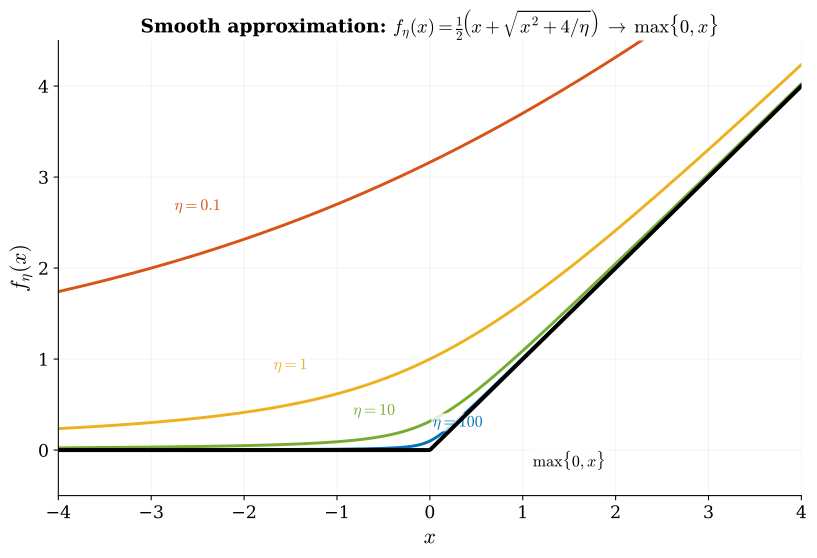

This chart was generated by the following Python code:
import numpy as np
import matplotlib, matplotlib.pyplot as plt

matplotlib.rcParams.update({
    "svg.fonttype": "path", "mathtext.fontset": "cm",
    "font.family": "serif", "font.size": 14,
    "axes.labelsize": 16, "axes.titlesize": 15,
    "xtick.labelsize": 13, "ytick.labelsize": 13,
    "lines.linewidth": 2.5, "axes.linewidth": 0.8,
    "axes.spines.top": False, "axes.spines.right": False,
})
BLUE="#0072BD"; ORANGE="#D95319"; GREEN="#77AC30"; GOLD="#EDB120"
OUT = "/mnt/user-data/outputs"

x = np.linspace(-4, 4, 600)
relu = np.maximum(0, x)

fig, ax = plt.subplots(figsize=(9, 6))
fig.subplots_adjust(left=0.10, right=0.96, top=0.90, bottom=0.11)

ax.plot(x, relu, color="k", lw=3.0, zorder=5)

etas = [0.1, 1, 10, 100]
colors = [ORANGE, GOLD, GREEN, BLUE]
for eta, col in zip(etas, colors):
    f = (x + np.sqrt(x**2 + 4/eta)) / 2
    ax.plot(x, f, color=col, lw=2.2)

# Place labels at specific (x, y) positions along each curve
# chosen so they're well-separated and don't overlap
label_specs = [
    (-2.5, 2.6, r"$\eta = 0.1$", ORANGE),
    (-1.5, 0.85, r"$\eta = 1$", GOLD),
    (-0.6, 0.35, r"$\eta = 10$", GREEN),
    (0.3,  0.22, r"$\eta = 100$", BLUE),
    (1.5, -0.22, r"$\max\{0, x\}$", "k"),
]
for xp, yp, lbl, col in label_specs:
    ax.text(xp, yp, lbl, fontsize=12, color=col, fontweight="bold",
            ha="center", va="bottom",
            bbox=dict(fc="white", ec="none", pad=1, alpha=0.8))

ax.set_xlabel(r"$x$")
ax.set_ylabel(r"$f_\eta(x)$")
ax.set_title(
    r"Smooth approximation: $f_\eta(x) = \frac{1}{2}"
    r"\!\left(x + \sqrt{x^2 + 4/\eta}\right)"
    r" \;\to\; \max\{0,x\}$",
    fontsize=14, fontweight="bold")
ax.set_xlim(-4, 4); ax.set_ylim(-0.5, 4.5)
ax.grid(True, alpha=0.15)

fig.savefig(f"{OUT}/smooth_relu.svg", bbox_inches="tight")
fig.savefig("/home/claude/smooth_relu.png", dpi=200, bbox_inches="tight")
plt.close()
print("Saved smooth_relu.svg")
